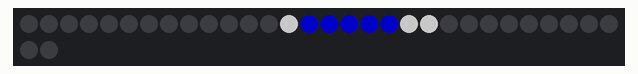
Bench run of a sketch on a simulated Arduino Uno, built with avr-gcc and run on an emulated ATmega328P. Parts: 32 RGB LEDs in strip order, left to right, continuing on the next row. Dim RGB values are drawn brighter than linear.

Above: at 0.2 s.
At 1.0 s:
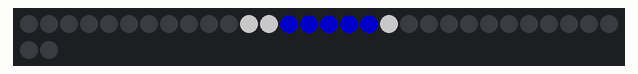

The sketch:

incomingcall.ino
```cpp
#include "LPD8806.h"
#include "SPI.h"

// Parameters to configure a strip
#define dataPin 5
#define clockPin 6
#define numOfPixels 32

// Colors
uint32_t colorPixel[numOfPixels];

LPD8806 strip = LPD8806(numOfPixels, dataPin, clockPin);

void setup() {
  resetColors(0);
  strip.begin();
  // Set the phone
  int i;
  for (i = 13; i < 19; i++) {
    colorPixel[i] = strip.Color(0, 0, 50);
  }
  showStrip(100);
}

// A phone vibrates left to right, so we simulate that with
// a blue/white phone
// 4px is the blue phone 2px is the white margin
void loop() {
  // put your main code here, to run repeatedly:
  colorPixel[11] = 0;
  colorPixel[12] = 0;
  colorPixel[13] = strip.Color(50, 50, 50);
  colorPixel[18] = strip.Color(0, 0, 50);
  colorPixel[19] = strip.Color(50, 50, 50);
  colorPixel[20] = strip.Color(50, 50, 50);
  showStrip(800);
  colorPixel[11] = strip.Color(50, 50, 50);
  colorPixel[12] = strip.Color(50, 50, 50);
  colorPixel[13] = strip.Color(0, 0, 50);
  colorPixel[18] = strip.Color(50, 50, 50);
  colorPixel[19] = 0;
  colorPixel[20] = 0;
  showStrip(800);
}


/**
   Show the strip and prep for next
*/
void showStrip(int wait) {
  int i;
  for (i = 0; i < numOfPixels; i++) {
    strip.setPixelColor(i, colorPixel[i]);
  }
  strip.show();
  delay(wait);
}

/**
   Set all LED to one color
*/
void resetColors(uint32_t color) {
  int i;
  for (i = 0; i < numOfPixels; i++) {
    colorPixel[i] = color;
    strip.setPixelColor(i, color);
  }
}
```

Measured:
- what the display in image 0 shows lasts 0.8 s, from 0.1 s to 0.9 s
